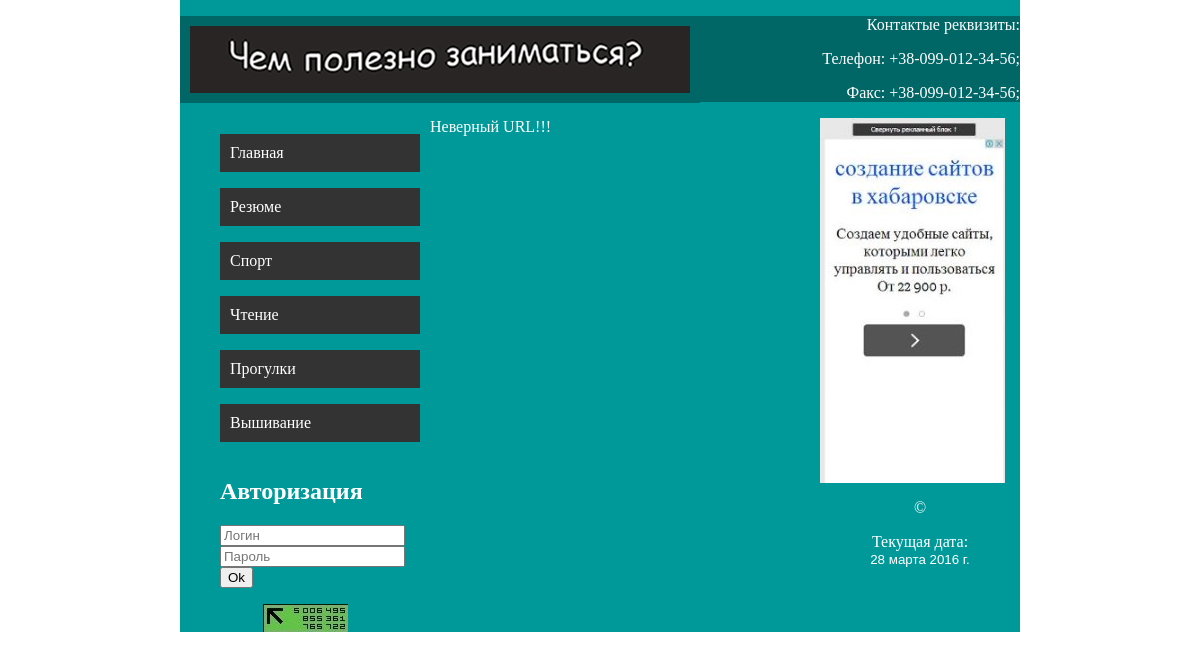
The page /index.php on the database its author committed.
### tables this page shows
CREATE TABLE IF NOT EXISTS `page` (
  `id` int(11) NOT NULL AUTO_INCREMENT,
  `url` varchar(20) NOT NULL,
  `name` varchar(20) NOT NULL,
  `content` text,
  PRIMARY KEY (`id`),
  UNIQUE KEY `url` (`url`)
);

### blocks/menu.php (the view)
<div id="menu">
  <ul>
    <?php
    $menu_result = $pdo->query("SELECT * FROM  `page`");
    while ($menu_item = $menu_result->fetch(PDO::FETCH_ASSOC)) {
      ?>
    <li><p><a href="<?php echo $menu_item["url"] ?>"><?php echo $menu_item["name"] ?></a></p></li>
      <?php
    }
    ?>
  </ul>
</div>

### css/print.css (style rules this page uses)
#top, #logo, #contact, #leftblock, #menu, #counts, #rightblock { display: none; }

### css/main.css (style rules this page uses)
#menu { vertical-align: top; overflow: hidden; }
#menu ul { padding-right: 10px; }
#menu a { transition: background-color 0.1s ease; background:#333333; display: block; color: #ffffff; height: 18px; text-decoration: none; padding: 10px; font-size: 16px; }
#menu li { list-style-type: none; margin: 0; padding: 0; }

### rows shown on the page
page: name "Главная"
page: name "Резюме"
page: name "Спорт"
page: name "Чтение"
page: name "Прогулки"
page: name "Вышивание"
